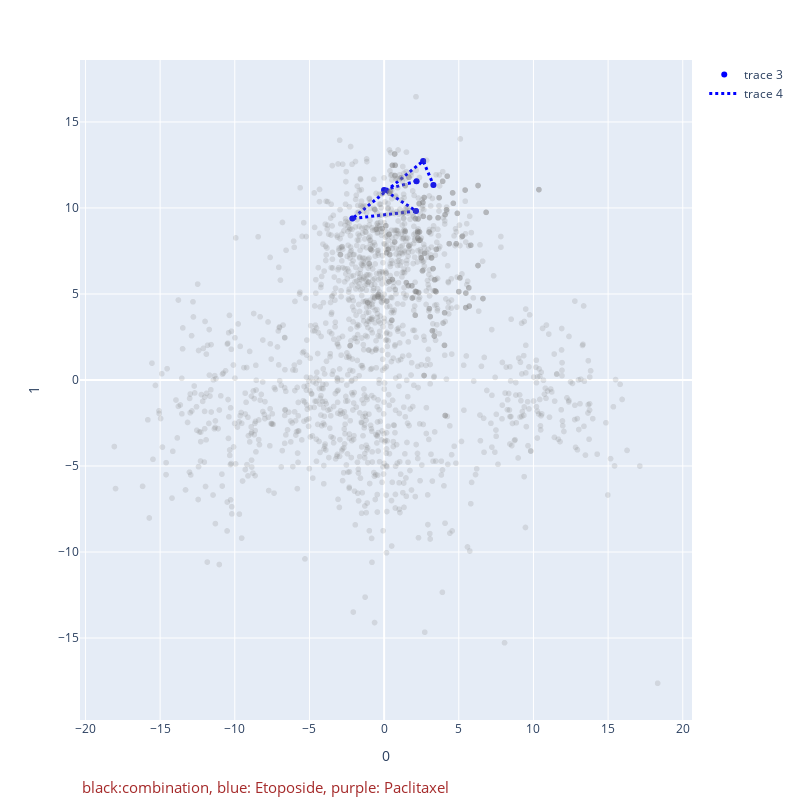

Write notebook code for a chart like this one.
### Code cell
#first connected dots
#black: combination
#blue:Etoposide
#purple: Paclitaxel
import plotly.io as pio
import kaleido

import plotly.express as px
import plotly.graph_objects as go
fig = px.scatter(visualization_data, x=0, y=1,opacity=0.2,color_discrete_sequence=['grey'],width=800, height=800) #color=grey_visualization_label)
#training['drug_name']
for i in range(2):
    exec('fig.add_trace(go.Scatter(x=x%d, y=y%d, mode="markers",line=dict(color="blue")))'%(i,i))

    exec('fig.add_trace(go.Scatter(x=x%d,y=y%d, mode="lines",line=dict(width=3, color="blue",dash="dot")))'%(i,i))
    
#for i in range(5,9):
#    exec('fig.add_trace(go.Scatter(x=x%d, y=y%d, mode="markers",line=dict(color="purple")))'%(i,i))
    
#    exec('fig.add_trace(go.Scatter(x=x%d,y=y%d, mode="lines",line=dict(width=3, color="purple",dash="dot")))'%(i,i))
    
#for i in range(9,13):
#    exec('fig.add_trace(go.Scatter(x=x%d, y=y%d, mode="markers",line=dict(color="black")))'%(i,i))
    
#    exec('fig.add_trace(go.Scatter(x=x%d,y=y%d, mode="lines",line=dict(width=3, color="black")))'%(i,i)) #row=1, col=1)
fig.add_annotation(dict(font=dict(color='brown',size=15),
                                        x=0,
                                        y=-0.12,
                                        showarrow=False,
                                        text="black:combination, blue: Etoposide, purple: Paclitaxel",
                                        textangle=0,
                                        xanchor='left',
                                        xref="paper",
                                        yref="paper"))
#fig.write_image("figure.png", engine="kaleido")
fig.show()
#fig.add_trace(go.Scatter(x=x2,y=y2, mode="lines",line=dict(width=2, color='skyblue')))
#trace2 = px.line(x=["a","b","c"], y=[50,70,90], title="second trace")

#fig.add_trace(trace2)
#fig.write_image("e+p.jpg", width=1920, height=1080)
#fig.write_image("e+p.png",engine='auto')

#plt.io.to_image(fig, format='png')
#image1=pio.to_image(fig,format='png')
fig.write_image("fig11.jpeg")

### Figure 1 — Plotly figure (JSON) as saved in the notebook; plotly's stock layout.template omitted (floating-point values rounded to 4 significant figures; data arrays with more than 128 entries replaced by an {"elided": "..."} marker saying what was removed)
{"data": [{"hovertemplate": "0=%{x}<br>1=%{y}<extra></extra>", "legendgroup": "", "marker": {"color": "grey", "opacity": 0.2, "symbol": "circle"}, "mode": "markers", "name": "", "showlegend": false, "type": "scattergl", "x": {"elided": "1728 float values"}, "xaxis": "x", "y": {"elided": "1728 float values"}, "yaxis": "y"}, {"line": {"color": "blue"}, "mode": "markers", "type": "scatter", "x": [], "y": []}, {"line": {"color": "blue", "dash": "dot", "width": 3}, "mode": "lines", "type": "scatter", "x": [], "y": []}, {"line": {"color": "blue"}, "mode": "markers", "type": "scatter", "x": [2.173, -0.003821, 2.132, -2.128, 2.614, 3.302], "y": [11.55, 11.05, 9.821, 9.383, 12.73, 11.33]}, {"line": {"color": "blue", "dash": "dot", "width": 3}, "mode": "lines", "type": "scatter", "x": [2.173, -0.003821, 2.132, -2.128, 2.614, 3.302], "y": [11.55, 11.05, 9.821, 9.383, 12.73, 11.33]}], "layout": {"annotations": [{"font": {"color": "brown", "size": 15}, "showarrow": false, "text": "black:combination, blue: Etoposide, purple: Paclitaxel", "textangle": 0, "x": 0, "xanchor": "left", "xref": "paper", "y": -0.12, "yref": "paper"}], "height": 800, "legend": {"tracegroupgap": 0}, "margin": {"t": 60}, "width": 800, "xaxis": {"anchor": "y", "domain": [0, 1], "title": {"text": "0"}}, "yaxis": {"anchor": "x", "domain": [0, 1], "title": {"text": "1"}}}}
